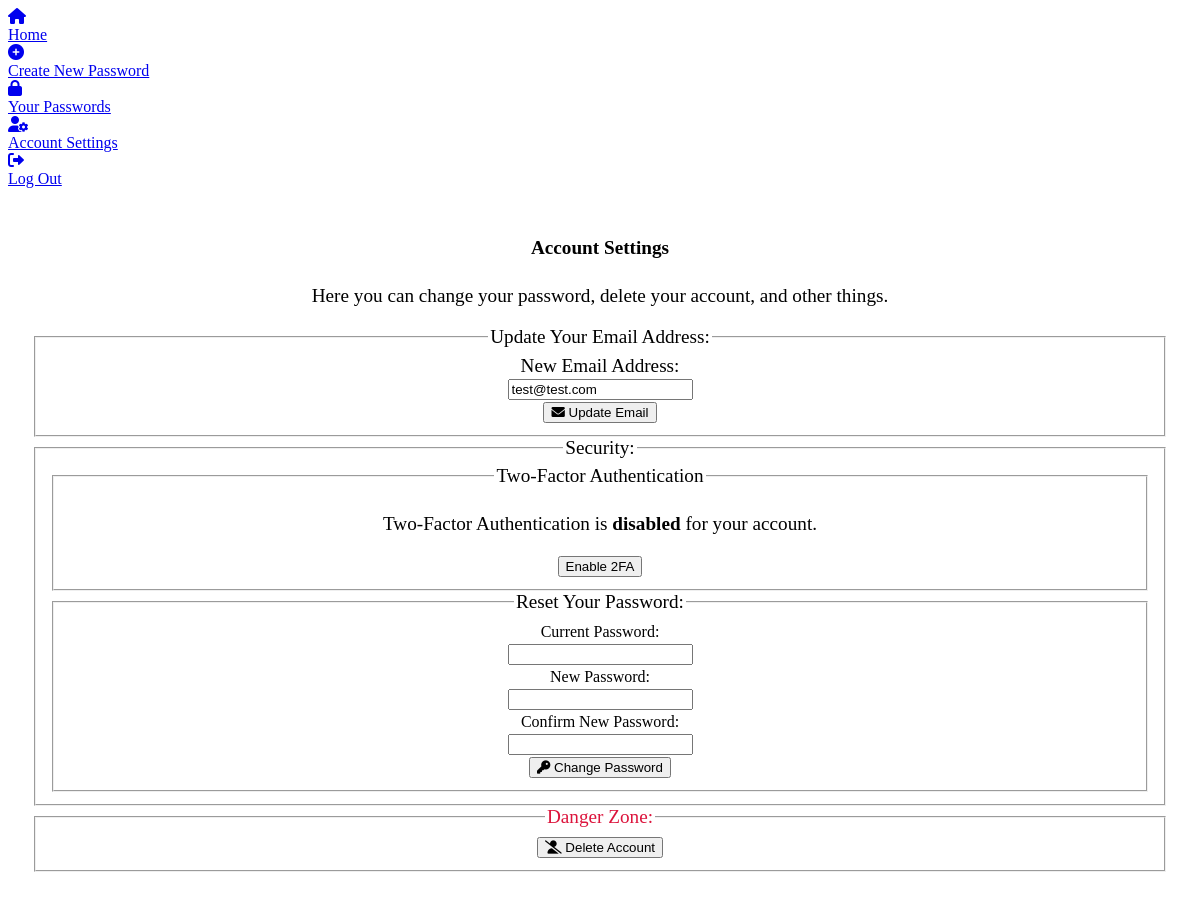
The page /accounts/account/ (signed in) on the database as committed earlier.
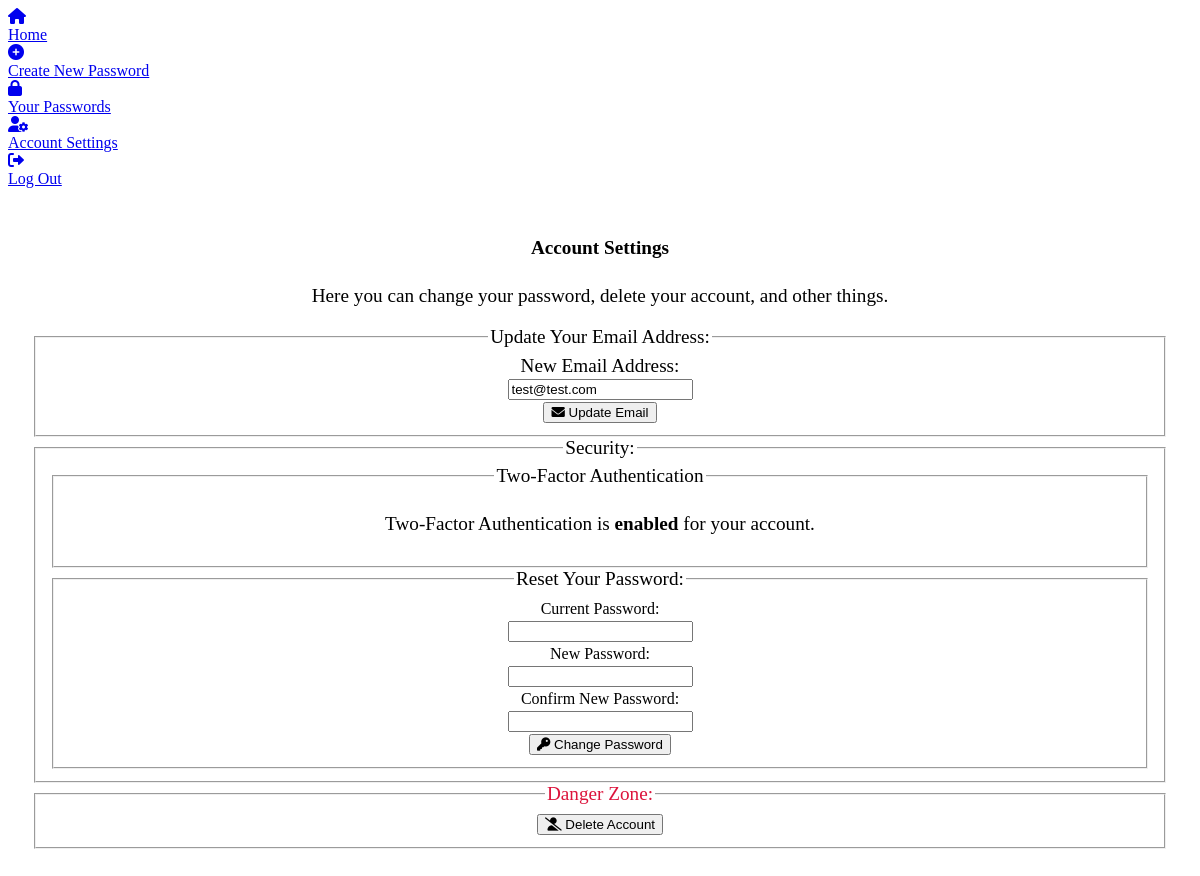
The same page on the database as committed later.
### accounts/models.py (models this page shows, shortened)
class CustomUser(AbstractUser):
    username = models.CharField(primary_key=True, max_length=40, unique=True)
    email = models.EmailField(unique=True)
    password = models.CharField(max_length=128)
    mfa_secret = models.CharField(max_length=16, blank=True, null=True)
    mfa_enabled = models.BooleanField(default=False)

### accounts/views.py (the view, shortened to what this page needs)
# urls.py: path('account/', views.AccountSettingsView.as_view(), name='account_settings'),
class AccountSettingsView(LoginRequiredMixin, TemplateView):
    template_name = "accounts/account_settings.html"
    def get_context_data(self, **kwargs):
        context = super().get_context_data(**kwargs)
        context['email_form'] = EmailUpdateForm(instance=self.request.user)
        context['password_form'] = PasswordChangeForm(user=self.request.user)
        return context

### accounts/views.py
class EmailUpdateForm(forms.ModelForm):
    class Meta:
        model = CustomUser  # Replace with your user model
        fields = ['email']

### templates/accounts/account_settings.html (shortened to what this page needs)
{% extends 'base.html' %}
{% load static %}
{% block content %}
<div class="page top active center-text">
    <h4>Account Settings</h4>
    <p class="centered-text">Here you can change your password, delete your account, and other things.</p>
    <fieldset>
        <legend>Update Your Email Address:</legend>
        <form method="POST" action="{% url 'update_email' %}">
            <label for="email">New Email Address:</label>
            <div class="field round border fill">
                {{ email_form.email }}
            </div>
            <button class="button primary small-elevate" type="submit">
                <i class="fa-solid fa-envelope"></i>
                Update Email
            </button>
        </form>
    </fieldset>
    <fieldset>
        <legend> Security: </legend>
        <fieldset>
            <legend>Two-Factor Authentication</legend>
            {% if not request.user.mfa_enabled %}
            <p>Two-Factor Authentication is <strong>disabled</strong> for your account.</p>
            <a href="{% url 'enable_2fa' %}">
                <button class="primary small-elevate">Enable 2FA</button>
            </a>
            {% else %}
            <p>Two-Factor Authentication is <strong>enabled</strong> for your account.</p>
            {% endif %}
        </fieldset>
        <fieldset>
            <legend>Reset Your Password:</legend>
            <form method="POST" action="{% url 'password_change' %}">
                <label style="font-size: medium;">Current Password:</label>
                <div class="field round border fill">
                    {{ password_form.old_password }}
                </div>
                <label style="font-size: medium;">New Password:</label>
                <div class="field round border fill">
                    {{ password_form.new_password1 }}
                </div>
                <label style="font-size: medium;"">Confirm New Password:</label>
                <div class="field round border fill">
                    {{ password_form.new_password2 }}
                </div>
                <button class="button primary small-elevate" type="submit">
                    <i class="fa-solid fa-key"></i>
                    Change Password
                </button>
            </form>
        </fieldset>
    </fieldset>
    <fieldset class="error-border">
        <legend style="color: crimson;"> Danger Zone: </legend>
        <a href="{% url 'account_confirm_delete' %}">
            <button type="submit" class="small-elevate error">
                <i class="fa-solid fa-user-slash"></i>
                Delete Account</button>
        </a>
    </fieldset>
</div>
{% endblock content %}

### templates/base.html (shortened to what this page needs)
{% load static %}
<!DOCTYPE html>
<html lang="en">
<head>
    <link href="https://cdn.jsdelivr.net/npm/beercss@3.10.5/dist/cdn/beer.min.css" rel="stylesheet">
    <link href="https://cdnjs.cloudflare.com/ajax/libs/font-awesome/6.0.0/css/all.min.css" rel="stylesheet">
    <link rel="stylesheet" href="{% static 'css/style.css' %}">
</head>
<body>
    {% if user.is_authenticated %}
    <nav class="tabbed">
        <a href="{% url 'home' %}">
            <i class="fa-solid fa-house"></i>
            <div>Home</div>
        </a>
        <a href="{% url 'password_create' %}">
            <i>
                <i class="fa-solid fa-circle-plus"></i>
            </i>
            <div>Create New Password</div>
        </a>
        <a href="{% url 'password_list' %}">
            <i class="fa-solid fa-lock"></i>
            <div>Your Passwords</div>
        </a>
        <a href="{% url 'account_settings' %}">
            <i class="fa-solid fa-user-gear"></i>
            <div>Account Settings</div>
        </a>
        <a href="#" onclick="document.getElementById('logout').submit()" class="btn">
            <i class="fas fa-sign-out-alt"></i>
            <div>Log Out</div>
        </a>
    </nav>
    {% endif %}
    <main class="responsive">
        {%block content%}
        {%endblock content%}
    </main>
</body>
</html>

### static/css/style.css (style rules this page uses)
.center-text { text-align: center; padding: 2%; font-size: 1.2em; }

### templates/base.html (style rules this page uses)
.center-text { text-align: center; padding: 2%; font-size: 1.2em; }

Rows that differ between the two databases and show on the page:
changed CustomUser "test@test.com": mfa_enabled False → True (drawn)
Other text that changed with them:
text no longer shown: "disabled Enable 2FA"
text now shown: "enabled"
